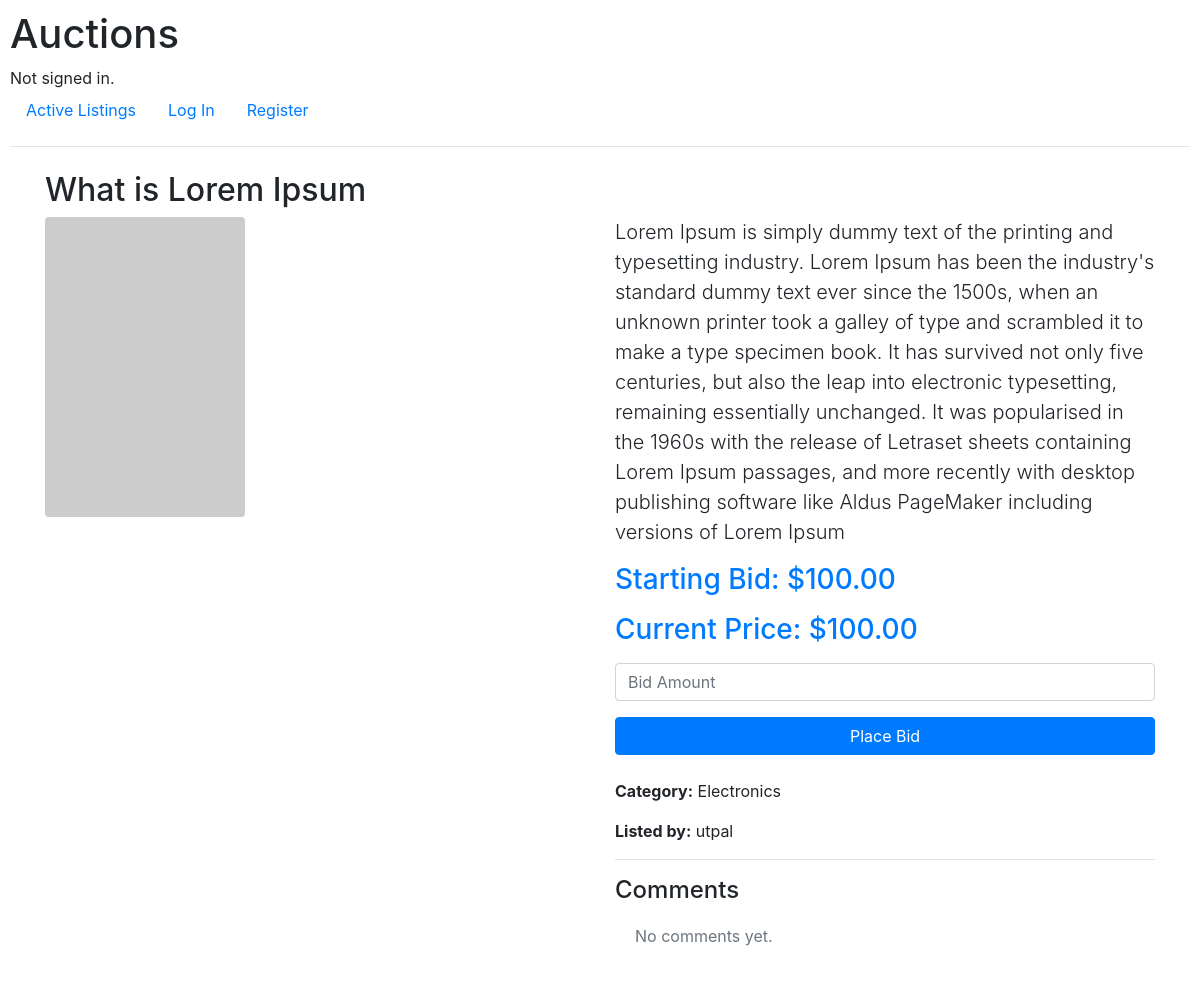
/listing/2, run on an earlier commit of the app's database.
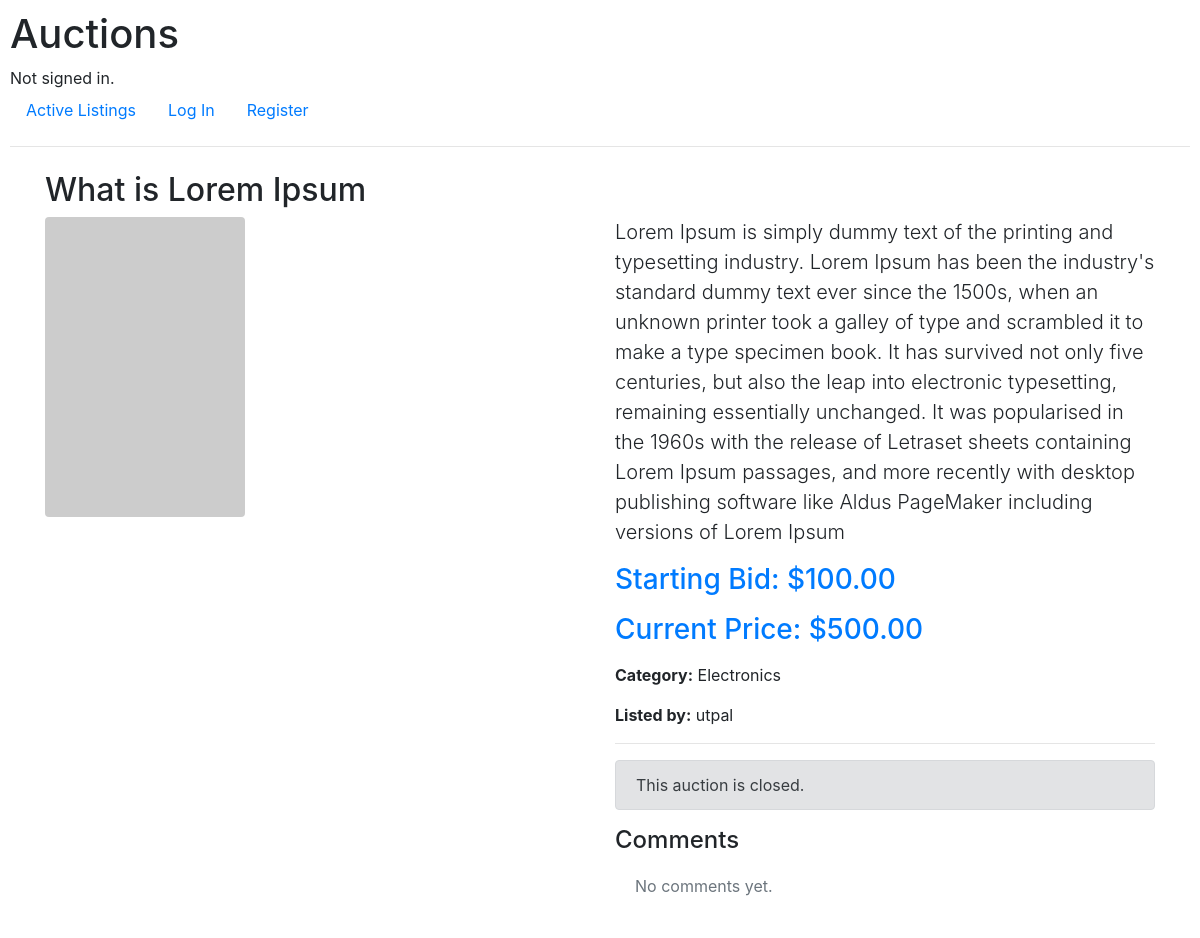
And on a later commit of the database.
### auctions/models.py (models this page shows, shortened)
class Listing(models.Model):
    title = models.CharField(max_length=100)
    description = models.TextField()
    starting_bid = models.DecimalField(max_digits=10, decimal_places=2)
    img_url = models.URLField(blank=True, null=True)
    isActive = models.BooleanField(default=True)
    created_at = models.DateTimeField(auto_now_add=True)
    owner = models.ForeignKey(User, on_delete=models.CASCADE, related_name= "user_listings")
    category = models.ForeignKey(Category, on_delete=models.CASCADE, related_name= "category_listings",
                                 blank=True, null=True)
    watchlist = models.ManyToManyField(User, blank=True, related_name= "watchlist_listings")
    winner = models.ForeignKey(User, null=True, blank=True, on_delete=models.SET_NULL,
    related_name="won_auctions")

class Category(models.Model):
    category_name = models.CharField(max_length=100)
    def __str__(self):
        return self.category_name

class User(AbstractUser):
    pass

class Bid(models.Model):
    amount = models.DecimalField(max_digits=10, decimal_places=2)
    created_at = models.DateTimeField(auto_now_add=True)
    user = models.ForeignKey(User, on_delete=models.CASCADE, related_name= "user_bids")
    listing = models.ForeignKey(Listing, on_delete=models.CASCADE, related_name= "listing_bids")

### auctions/views.py (the view)
# urls.py: path("listing/<int:id>", views.listing_view, name="listing"),
def listing_view(request, id):
    listing_obj = get_object_or_404(Listing, pk=id)
    comments = listing_obj.listing_comments.order_by("-created_at")
    highest_bid = listing_obj.listing_bids.order_by('-amount').first()
    if highest_bid:
        current_price = highest_bid.amount
    else:
        current_price = listing_obj.starting_bid
    is_watching = False
    if request.user.is_authenticated:
        if listing_obj.watchlist.filter(id=request.user.id).exists():
            is_watching = True
    return render(request, "auctions/listing.html",{
        "listing": listing_obj,
        "comments": comments,
        "current_price": current_price,
        "highest_bid": highest_bid,
        "starting_bid": listing_obj.starting_bid,
        "is_watching": is_watching
    })

### auctions/templates/auctions/listing.html (shortened to what this page needs)
{% extends "auctions/layout.html" %}
{% block body %}
    <div class="container mt-4">
        <h2>{{ listing.title }}</h2>
        <div class="row">
            <div class="col-md-6 mb-4">
                {% if listing.img_url %}
                    <img src="{{ listing.img_url }}" class="img-fluid rounded" alt="{{ listing.title }}">
                {% else %}
                    <div class="bg-secondary text-white d-flex align-items-center justify-content-center rounded" style="height: 300px;">
                        <span>No Image</span>
                    </div>
                {% endif %}
            </div>
            <div class="col-md-6">
                <p class="lead">{{ listing.description }}</p>
                <h3 class="text-primary mb-3">Starting Bid: ${{ starting_bid }}</h3>
                <h3 class="text-primary mb-3">Current Price: ${{ current_price }}</h3>
                {% if listing.isActive %}
                <form action = "{% url 'place_bid' listing.id %}" method="post" class= "mb-4">
                    <div class="form-group">
                     <input type="number" name="bid" class="form-control" placeholder="Bid Amount" step="0.01" min="0">
                    </div>
                    <button type="submit" class="btn btn-primary btn-block">Place Bid</button>
                </form>
                {% endif %}
                <p><strong>Category:</strong> {{ listing.category|default:"No Category" }}</p>
                <p><strong>Listed by:</strong> {{ listing.owner.username }}</p>
                <hr>
                {% if not listing.isActive %}
                <div class="alert alert-secondary">This auction is closed.</div>
                {% endif %}
                <h4>Comments</h4>
                <ul class="list-group list-group-flush mb-4">
                    {% for comment in comments %}
                        <li class="list-group-item">
                            <strong>{{ comment.user.username }}:</strong>
                             <small class="text-muted">
            {{ comment.created_at }}
        </small>
                            <p class="mt-2">
                            {{ comment.content }}
                            </p>
                        </li>
                    {% empty %}
                        <li class="list-group-item text-muted">No comments yet.</li>
                    {% endfor %}
                </ul>
            </div>
        </div>
    </div>
{% endblock %}

### auctions/templates/auctions/layout.html (shortened to what this page needs)
{% load static %}
<!DOCTYPE html>
<html lang="en">
    <head>
        <link rel="stylesheet" href="https://stackpath.bootstrapcdn.com/bootstrap/4.4.1/css/bootstrap.min.css">
        <link href="{% static 'auctions/styles.css' %}" rel="stylesheet">
    </head>
    <body>
        <h1>Auctions</h1>
        <div>
            {% if user.is_authenticated %}
                Signed in as <strong>{{ user.username }}</strong>.
            {% else %}
                Not signed in.
            {% endif %}
        </div>
        <ul class="nav">
            <li class="nav-item">
                <a class="nav-link" href="{% url 'index' %}">Active Listings</a>
            </li>
            {% if user.is_authenticated %}
                <li class="nav-item">
                    <a class="nav-link" href="{% url 'logout' %}">Log Out</a>
                </li>
                <li class="nav-item">
                    <a class="nav-link" href="{% url 'watchlist_view' %}">My Watchlist</a>
                </li>
                <li class="nav-item">
                    <a class="nav-link" href="{% url 'create_listing' %}">Create Listing</a>
                </li>
                <li class="nav-item">
                    <a class="nav-link" href="{% url 'category_view' %}">Categories</a>
                </li>
            {% else %}
                <li class="nav-item">
                    <a class="nav-link" href="{% url 'login' %}">Log In</a>
                </li>
                <li class="nav-item">
                    <a class="nav-link" href="{% url 'register' %}">Register</a>
                </li>
            {% endif %}
        </ul>
        <hr>
        {% block body %}
        {% endblock %}
    </body>
</html>

### auctions/static/auctions/styles.css (style rules this page uses)
body { padding: 10px; }

What changed in the data, as far as the page shows it:
changed Listing "What is Lorem Ipsum": isActive True → False (drawn)
added Bid: amount "500.00"
Also different on the page:
{{ current_price }}: "100.00" → "500.00"
text no longer shown: "Place Bid"
text now shown: "This auction is closed."
